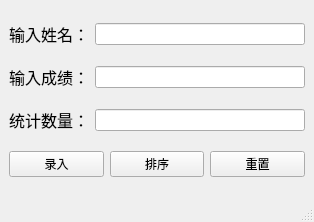
<?xml version="1.0" encoding="UTF-8"?>
<ui version="4.0">
 <class>MainWindow</class>
 <widget class="QMainWindow" name="MainWindow">
  <property name="geometry">
   <rect>
    <x>0</x>
    <y>0</y>
    <width>314</width>
    <height>222</height>
   </rect>
  </property>
  <property name="windowTitle">
   <string>Score entry</string>
  </property>
  <widget class="QWidget" name="centralwidget">
   <layout class="QHBoxLayout" name="horizontalLayout_3">
    <property name="bottomMargin">
     <number>9</number>
    </property>
    <item>
     <layout class="QVBoxLayout" name="verticalLayout_2">
      <item>
       <layout class="QHBoxLayout" name="horizontalLayout">
        <item>
         <widget class="QLabel" name="label">
          <property name="font">
           <font>
            <pointsize>12</pointsize>
           </font>
          </property>
          <property name="text">
           <string>输入姓名：</string>
          </property>
         </widget>
        </item>
        <item>
         <widget class="QLineEdit" name="lineEdit_name"/>
        </item>
       </layout>
      </item>
      <item>
       <layout class="QHBoxLayout" name="horizontalLayout_4">
        <item>
         <widget class="QLabel" name="label_3">
          <property name="font">
           <font>
            <pointsize>12</pointsize>
           </font>
          </property>
          <property name="text">
           <string>输入成绩：</string>
          </property>
         </widget>
        </item>
        <item>
         <widget class="QLineEdit" name="lineEdit_score"/>
        </item>
       </layout>
      </item>
      <item>
       <layout class="QHBoxLayout" name="horizontalLayout_2">
        <item>
         <widget class="QLabel" name="label_2">
          <property name="font">
           <font>
            <pointsize>12</pointsize>
           </font>
          </property>
          <property name="text">
           <string>统计数量：</string>
          </property>
         </widget>
        </item>
        <item>
         <widget class="QLineEdit" name="lineEdit_num"/>
        </item>
       </layout>
      </item>
      <item>
       <layout class="QHBoxLayout" name="horizontalLayout_5">
        <item>
         <widget class="QPushButton" name="pushButton_next">
          <property name="text">
           <string>录入</string>
          </property>
         </widget>
        </item>
        <item>
         <widget class="QPushButton" name="pushButton_sort">
          <property name="text">
           <string>排序</string>
          </property>
         </widget>
        </item>
        <item>
         <widget class="QPushButton" name="pushButton_reset">
          <property name="text">
           <string>重置</string>
          </property>
         </widget>
        </item>
       </layout>
      </item>
     </layout>
    </item>
   </layout>
  </widget>
  <widget class="QStatusBar" name="statusbar"/>
 </widget>
 <resources/>
 <connections/>
</ui>
